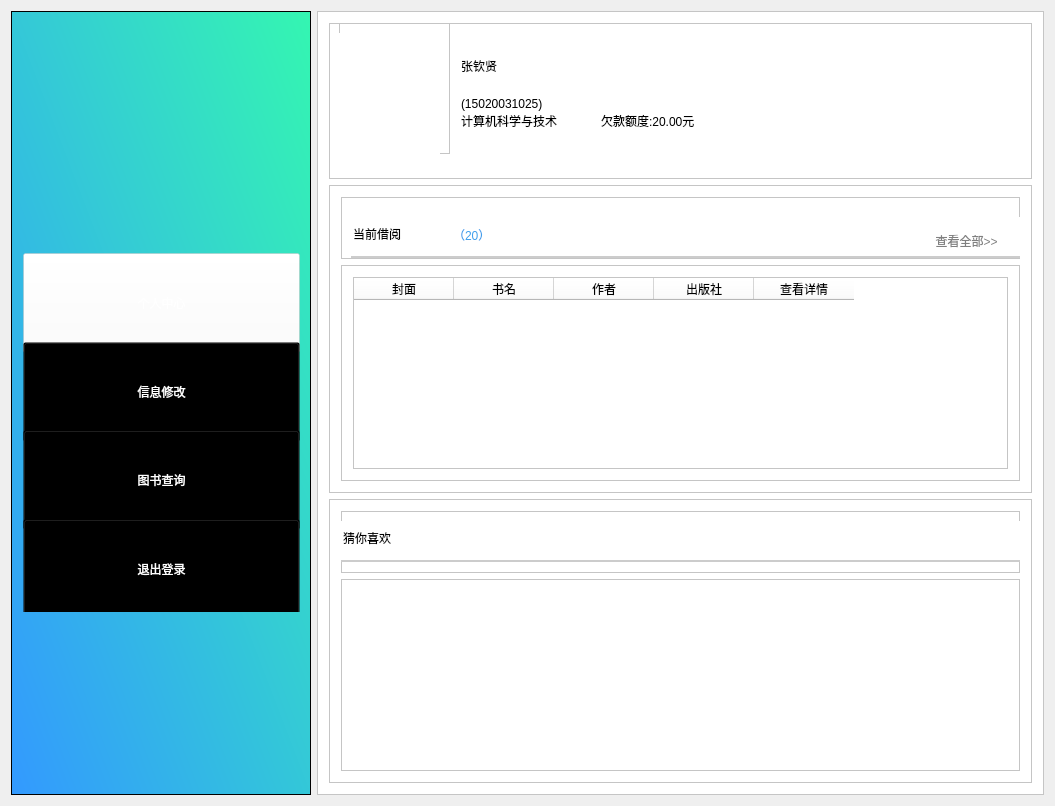
<?xml version="1.0" encoding="UTF-8"?>
<ui version="4.0">
 <class>student_index</class>
 <widget class="QWidget" name="student_index">
  <property name="geometry">
   <rect>
    <x>0</x>
    <y>0</y>
    <width>1055</width>
    <height>806</height>
   </rect>
  </property>
  <property name="sizePolicy">
   <sizepolicy hsizetype="Fixed" vsizetype="Fixed">
    <horstretch>0</horstretch>
    <verstretch>0</verstretch>
   </sizepolicy>
  </property>
  <property name="windowTitle">
   <string>student_index</string>
  </property>
  <layout class="QVBoxLayout" name="verticalLayout_2">
   <item>
    <layout class="QHBoxLayout" name="horizontalLayout">
     <property name="leftMargin">
      <number>0</number>
     </property>
     <item>
      <widget class="QFrame" name="frame">
       <property name="sizePolicy">
        <sizepolicy hsizetype="Fixed" vsizetype="Expanding">
         <horstretch>0</horstretch>
         <verstretch>0</verstretch>
        </sizepolicy>
       </property>
       <property name="minimumSize">
        <size>
         <width>300</width>
         <height>700</height>
        </size>
       </property>
       <property name="styleSheet">
        <string notr="true">
background-color: qlineargradient(spread:pad, x1:0, y1:1, x2:1, y2:0, stop:0 rgba(51, 153, 255,1), stop:1 rgba(52, 246, 177,1));</string>
       </property>
       <property name="frameShape">
        <enum>QFrame::StyledPanel</enum>
       </property>
       <property name="frameShadow">
        <enum>QFrame::Raised</enum>
       </property>
       <widget class="QFrame" name="frame_2">
        <property name="geometry">
         <rect>
          <x>70</x>
          <y>30</y>
          <width>171</width>
          <height>176</height>
         </rect>
        </property>
        <property name="minimumSize">
         <size>
          <width>0</width>
          <height>0</height>
         </size>
        </property>
        <property name="baseSize">
         <size>
          <width>0</width>
          <height>100</height>
         </size>
        </property>
        <property name="styleSheet">
         <string notr="true">image: url(:/Library/images/logo2.png);
background:transparent;</string>
        </property>
        <property name="frameShape">
         <enum>QFrame::StyledPanel</enum>
        </property>
        <property name="frameShadow">
         <enum>QFrame::Raised</enum>
        </property>
       </widget>
       <widget class="QFrame" name="frame_8">
        <property name="geometry">
         <rect>
          <x>0</x>
          <y>230</y>
          <width>301</width>
          <height>371</height>
         </rect>
        </property>
        <property name="styleSheet">
         <string notr="true">background:transparent;</string>
        </property>
        <property name="frameShape">
         <enum>QFrame::StyledPanel</enum>
        </property>
        <property name="frameShadow">
         <enum>QFrame::Raised</enum>
        </property>
        <layout class="QVBoxLayout" name="verticalLayout_6">
         <item>
          <layout class="QVBoxLayout" name="verticalLayout">
           <property name="spacing">
            <number>7</number>
           </property>
           <property name="sizeConstraint">
            <enum>QLayout::SetDefaultConstraint</enum>
           </property>
           <item>
            <widget class="QPushButton" name="btnPersonal">
             <property name="minimumSize">
              <size>
               <width>0</width>
               <height>100</height>
              </size>
             </property>
             <property name="styleSheet">
              <string notr="true">font: 12pt &quot;微软雅黑&quot;;
color:white;
background:transparent;
background-color:rgba(255,255,255,0.4);
cursor:pointer;</string>
             </property>
             <property name="text">
              <string>个人中心</string>
             </property>
            </widget>
           </item>
           <item>
            <widget class="QPushButton" name="btnInformationchange">
             <property name="minimumSize">
              <size>
               <width>0</width>
               <height>100</height>
              </size>
             </property>
             <property name="styleSheet">
              <string notr="true">font: 12pt &quot;微软雅黑&quot;;
color:white;
background:transparent;
cursor:pointer;</string>
             </property>
             <property name="text">
              <string>信息修改</string>
             </property>
            </widget>
           </item>
           <item>
            <widget class="QPushButton" name="btnSearchbook">
             <property name="minimumSize">
              <size>
               <width>0</width>
               <height>100</height>
              </size>
             </property>
             <property name="styleSheet">
              <string notr="true">font: 12pt &quot;微软雅黑&quot;;
color:white;
background:transparent;
cursor:pointer;</string>
             </property>
             <property name="text">
              <string>图书查询</string>
             </property>
            </widget>
           </item>
           <item>
            <widget class="QPushButton" name="btnLogout">
             <property name="minimumSize">
              <size>
               <width>0</width>
               <height>100</height>
              </size>
             </property>
             <property name="maximumSize">
              <size>
               <width>16777215</width>
               <height>100</height>
              </size>
             </property>
             <property name="styleSheet">
              <string notr="true">font: 12pt &quot;微软雅黑&quot;;
color:white;
background:transparent;
cursor:pointer;</string>
             </property>
             <property name="text">
              <string>退出登录</string>
             </property>
            </widget>
           </item>
          </layout>
         </item>
        </layout>
       </widget>
      </widget>
     </item>
     <item>
      <widget class="QFrame" name="frame_3">
       <property name="sizePolicy">
        <sizepolicy hsizetype="Expanding" vsizetype="Expanding">
         <horstretch>0</horstretch>
         <verstretch>0</verstretch>
        </sizepolicy>
       </property>
       <property name="styleSheet">
        <string notr="true">background:white;</string>
       </property>
       <property name="frameShape">
        <enum>QFrame::StyledPanel</enum>
       </property>
       <property name="frameShadow">
        <enum>QFrame::Raised</enum>
       </property>
       <layout class="QVBoxLayout" name="verticalLayout_3">
        <item>
         <widget class="QFrame" name="frame_4">
          <property name="sizePolicy">
           <sizepolicy hsizetype="Expanding" vsizetype="Minimum">
            <horstretch>0</horstretch>
            <verstretch>0</verstretch>
           </sizepolicy>
          </property>
          <property name="minimumSize">
           <size>
            <width>0</width>
            <height>150</height>
           </size>
          </property>
          <property name="maximumSize">
           <size>
            <width>16777215</width>
            <height>200</height>
           </size>
          </property>
          <property name="frameShape">
           <enum>QFrame::StyledPanel</enum>
          </property>
          <property name="frameShadow">
           <enum>QFrame::Raised</enum>
          </property>
          <widget class="QFrame" name="frameHead">
           <property name="geometry">
            <rect>
             <x>10</x>
             <y>0</y>
             <width>111</width>
             <height>131</height>
            </rect>
           </property>
           <property name="styleSheet">
            <string notr="true"/>
           </property>
           <property name="frameShape">
            <enum>QFrame::StyledPanel</enum>
           </property>
           <property name="frameShadow">
            <enum>QFrame::Raised</enum>
           </property>
           <widget class="QLabel" name="lbHead">
            <property name="geometry">
             <rect>
              <x>0</x>
              <y>10</y>
              <width>101</width>
              <height>121</height>
             </rect>
            </property>
            <property name="styleSheet">
             <string notr="true">border-radius:999999;</string>
            </property>
            <property name="text">
             <string/>
            </property>
           </widget>
          </widget>
          <widget class="QLineEdit" name="etSname">
           <property name="geometry">
            <rect>
             <x>130</x>
             <y>20</y>
             <width>191</width>
             <height>51</height>
            </rect>
           </property>
           <property name="sizePolicy">
            <sizepolicy hsizetype="Fixed" vsizetype="Fixed">
             <horstretch>0</horstretch>
             <verstretch>0</verstretch>
            </sizepolicy>
           </property>
           <property name="styleSheet">
            <string notr="true">font: 14pt &quot;微软雅黑&quot;;
border-width:0;
border-style:outset;</string>
           </property>
           <property name="text">
            <string>张钦贤</string>
           </property>
          </widget>
          <widget class="QLineEdit" name="etSnumber">
           <property name="geometry">
            <rect>
             <x>130</x>
             <y>70</y>
             <width>171</width>
             <height>21</height>
            </rect>
           </property>
           <property name="styleSheet">
            <string notr="true">border-width:0;
font: 10pt &quot;微软雅黑&quot;;
border-style:outset;</string>
           </property>
           <property name="text">
            <string>(15020031025)</string>
           </property>
          </widget>
          <widget class="QLineEdit" name="etSdept">
           <property name="geometry">
            <rect>
             <x>130</x>
             <y>90</y>
             <width>131</width>
             <height>21</height>
            </rect>
           </property>
           <property name="styleSheet">
            <string notr="true">border-width:0;
font: 9pt &quot;微软雅黑&quot;;
border-style:outset;</string>
           </property>
           <property name="text">
            <string>计算机科学与技术</string>
           </property>
          </widget>
          <widget class="QLineEdit" name="etDebt">
           <property name="geometry">
            <rect>
             <x>270</x>
             <y>90</y>
             <width>141</width>
             <height>21</height>
            </rect>
           </property>
           <property name="styleSheet">
            <string notr="true">font: 9pt &quot;微软雅黑&quot;;
border:0;
border-style:outset;</string>
           </property>
           <property name="text">
            <string>欠款额度:20.00元</string>
           </property>
          </widget>
         </widget>
        </item>
        <item>
         <widget class="QFrame" name="frame_5">
          <property name="sizePolicy">
           <sizepolicy hsizetype="Expanding" vsizetype="Preferred">
            <horstretch>0</horstretch>
            <verstretch>0</verstretch>
           </sizepolicy>
          </property>
          <property name="frameShape">
           <enum>QFrame::StyledPanel</enum>
          </property>
          <property name="frameShadow">
           <enum>QFrame::Raised</enum>
          </property>
          <layout class="QVBoxLayout" name="verticalLayout_4">
           <item>
            <widget class="QFrame" name="frame_7">
             <property name="sizePolicy">
              <sizepolicy hsizetype="Preferred" vsizetype="Fixed">
               <horstretch>0</horstretch>
               <verstretch>62</verstretch>
              </sizepolicy>
             </property>
             <property name="minimumSize">
              <size>
               <width>0</width>
               <height>62</height>
              </size>
             </property>
             <property name="maximumSize">
              <size>
               <width>16777215</width>
               <height>70</height>
              </size>
             </property>
             <property name="frameShape">
              <enum>QFrame::StyledPanel</enum>
             </property>
             <property name="frameShadow">
              <enum>QFrame::Raised</enum>
             </property>
             <widget class="QLineEdit" name="lineEdit">
              <property name="geometry">
               <rect>
                <x>10</x>
                <y>20</y>
                <width>701</width>
                <height>41</height>
               </rect>
              </property>
              <property name="styleSheet">
               <string notr="true">border:2px solid #cccccc;
font: 14pt &quot;微软雅黑&quot;;
border-top:0;
border-left:0;
border-right:0;</string>
              </property>
              <property name="text">
               <string>当前借阅</string>
              </property>
             </widget>
             <widget class="QLineEdit" name="etBorrownumber">
              <property name="geometry">
               <rect>
                <x>110</x>
                <y>30</y>
                <width>61</width>
                <height>21</height>
               </rect>
              </property>
              <property name="styleSheet">
               <string notr="true">border-width:0;
font: 10pt &quot;微软雅黑&quot;;
border-style:outset;
color:#409FEC;</string>
              </property>
              <property name="text">
               <string>（20）</string>
              </property>
             </widget>
             <widget class="QPushButton" name="btnBorrowmore">
              <property name="geometry">
               <rect>
                <x>570</x>
                <y>30</y>
                <width>111</width>
                <height>28</height>
               </rect>
              </property>
              <property name="styleSheet">
               <string notr="true">color:#808080;
font: 11pt &quot;微软雅黑&quot;;
border:none;
text-size:20px;
cursor:pointer;</string>
              </property>
              <property name="text">
               <string>查看全部&gt;&gt;</string>
              </property>
             </widget>
            </widget>
           </item>
           <item>
            <widget class="QFrame" name="frame_10">
             <property name="frameShape">
              <enum>QFrame::StyledPanel</enum>
             </property>
             <property name="frameShadow">
              <enum>QFrame::Raised</enum>
             </property>
             <layout class="QVBoxLayout" name="verticalLayout_7">
              <item>
               <widget class="QTableWidget" name="tableBorrow">
                <property name="sizePolicy">
                 <sizepolicy hsizetype="Expanding" vsizetype="Maximum">
                  <horstretch>0</horstretch>
                  <verstretch>0</verstretch>
                 </sizepolicy>
                </property>
                <property name="maximumSize">
                 <size>
                  <width>16777215</width>
                  <height>200</height>
                 </size>
                </property>
                <column>
                 <property name="text">
                  <string>封面</string>
                 </property>
                </column>
                <column>
                 <property name="text">
                  <string>书名</string>
                 </property>
                </column>
                <column>
                 <property name="text">
                  <string>作者</string>
                 </property>
                </column>
                <column>
                 <property name="text">
                  <string>出版社</string>
                 </property>
                </column>
                <column>
                 <property name="text">
                  <string>查看详情</string>
                 </property>
                </column>
               </widget>
              </item>
             </layout>
            </widget>
           </item>
          </layout>
         </widget>
        </item>
        <item>
         <widget class="QFrame" name="frame_6">
          <property name="sizePolicy">
           <sizepolicy hsizetype="Expanding" vsizetype="Preferred">
            <horstretch>0</horstretch>
            <verstretch>0</verstretch>
           </sizepolicy>
          </property>
          <property name="frameShape">
           <enum>QFrame::StyledPanel</enum>
          </property>
          <property name="frameShadow">
           <enum>QFrame::Raised</enum>
          </property>
          <layout class="QVBoxLayout" name="verticalLayout_5">
           <item>
            <widget class="QFrame" name="frame_9">
             <property name="sizePolicy">
              <sizepolicy hsizetype="Preferred" vsizetype="Fixed">
               <horstretch>0</horstretch>
               <verstretch>62</verstretch>
              </sizepolicy>
             </property>
             <property name="minimumSize">
              <size>
               <width>0</width>
               <height>62</height>
              </size>
             </property>
             <property name="maximumSize">
              <size>
               <width>16777215</width>
               <height>70</height>
              </size>
             </property>
             <property name="frameShape">
              <enum>QFrame::StyledPanel</enum>
             </property>
             <property name="frameShadow">
              <enum>QFrame::Raised</enum>
             </property>
             <widget class="QLineEdit" name="lineEdit_2">
              <property name="geometry">
               <rect>
                <x>0</x>
                <y>10</y>
                <width>701</width>
                <height>41</height>
               </rect>
              </property>
              <property name="styleSheet">
               <string notr="true">border:2px solid #cccccc;
font: 14pt &quot;微软雅黑&quot;;
border-top:0;
border-left:0;
border-right:0;</string>
              </property>
              <property name="text">
               <string>猜你喜欢</string>
              </property>
             </widget>
            </widget>
           </item>
           <item>
            <widget class="QTableWidget" name="tableOrder">
             <property name="sizePolicy">
              <sizepolicy hsizetype="Preferred" vsizetype="Preferred">
               <horstretch>0</horstretch>
               <verstretch>0</verstretch>
              </sizepolicy>
             </property>
            </widget>
           </item>
          </layout>
         </widget>
        </item>
       </layout>
      </widget>
     </item>
    </layout>
   </item>
  </layout>
 </widget>
 <layoutdefault spacing="6" margin="11"/>
 <resources>
  <include location="library.qrc"/>
 </resources>
 <connections/>
</ui>
